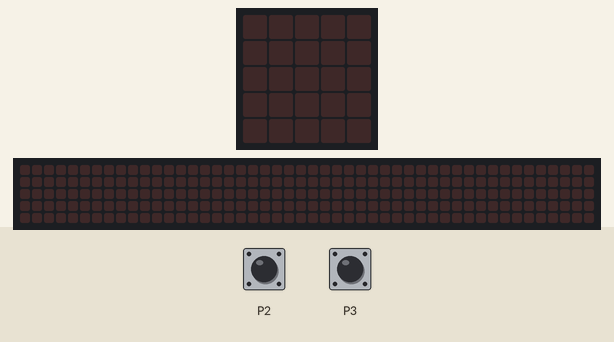
Simulated run of this program. Board: BBC micro:bit (MakeCode). Shown: the board's 5×5 LED display, a strip that is not on the board, showing the scrolling text unrolled. The inputs (shaded band) are chosen by the test bench; at power-on: P3 LOW. The 48×5 strip is a reading aid, not a part: it shows the text the display is scrolling, unrolled, one strip-width of it at a time.

Above: at 1.2 s.
1.3 s: P3 pulled HIGH for 0.15 s
At 3.77 s:
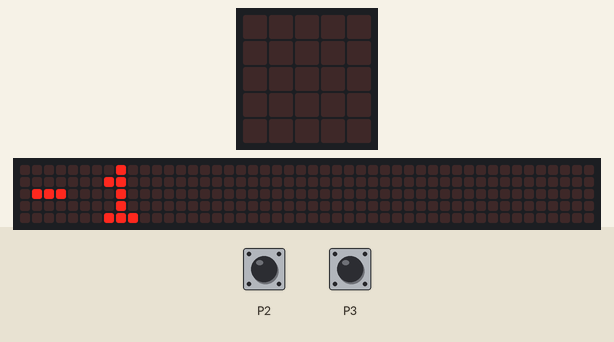
4.3 s: P3 pulled HIGH for 1 s
At 6.77 s:
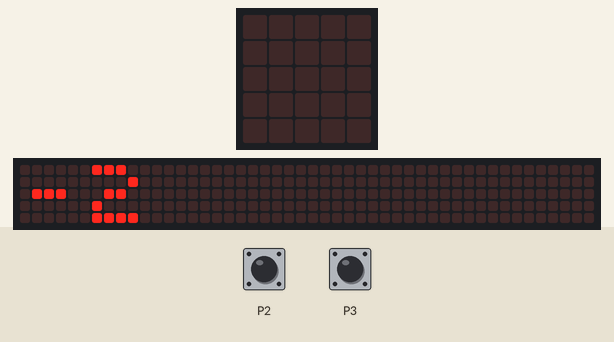
Timing chart, 0 to 8.3 s (numbered marks = the images above; inputs shaded):
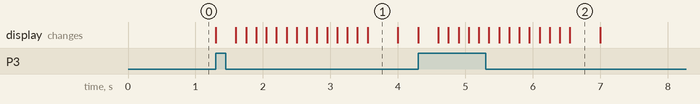

Measured:
- after the input at 1.3 s, the display: changes at once (image 1)
- after the input at 4.3 s, the display: changes at once (image 2)
- what the display in image 1 shows lasts 0.4 s, from 3.6 s to 4.0 s

The program:

main.ts
```typescript
pins.onPulsed(DigitalPin.P3, PulseValue.Low, function () {
    if (input.pinIsPressed(TouchPin.P2)) {
        a += 1
    } else {
        a += -1
    }
    basic.showNumber(a)
})
let a = 0
a = 0
namespace RotaryEncoder {

    /**
     * rotary encoder was rotated.
     */
    //% blockId=rotary_ky_rotated_left_event
    //% block="on rotated |%dir" shim=RotaryEncoder::onRotateEvent
    export function onRotateEvent(dir: Rotation, body: () => void): void{
        return;
    }

    /**
     * rotary encoder button was pressed.
     */
    //% blockId=rotary_ky_pressed_event
    //% block="on button pressed" shim=RotaryEncoder::onPressEvent
    export function onPressEvent(body: () => void): void{
        return;
    }

    /**
     * initialises local variables and enables the rotary encoder.
     */
    //% blockId=rotary_ky_init
    //% block="connect clk %clk|dt %dt|sw %sw"
    //% icon="\uf1ec" shim=RotaryEncoder::init
    export function init(clk: DigitalPin, dt: DigitalPin, sw: DigitalPin): void{
        return;
    }
}
```

test.ts
```typescript
// Hier kann man Tests durchführen; diese Datei wird nicht kompiliert, wenn dieses Paket als Erweiterung verwendet wird.
```
